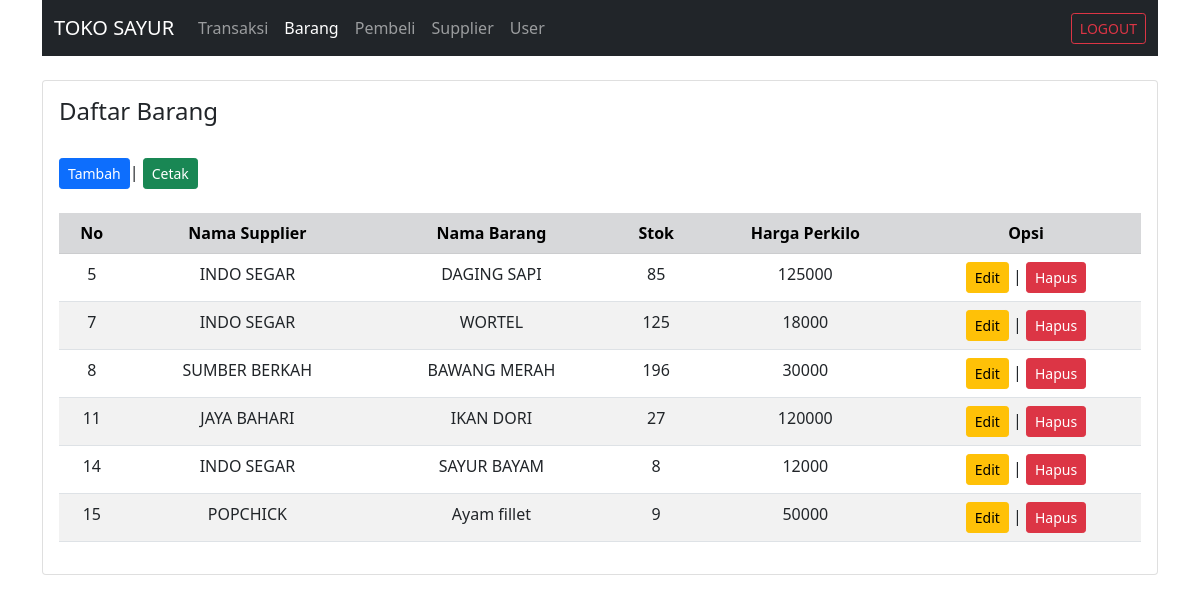
The app's page /barang/index.php (signed in) with its own data.
### tables this page shows
CREATE TABLE `barang` (
  `id_barang` int(11) NOT NULL,
  `id_supplier` int(11) NOT NULL,
  `nama_barang` varchar(255) NOT NULL,
  `stok` int(11) NOT NULL,
  `harga_perkilo` int(11) NOT NULL
);

CREATE TABLE `supplier` (
  `id_supplier` int(11) NOT NULL,
  `nama_supplier` varchar(255) NOT NULL,
  `alamat` varchar(255) NOT NULL,
  `no_hp` varchar(13) NOT NULL
);

### barang/index.php (the view, shortened to what this page needs)
<?php
include "../koneksi/koneksi.php";
$sql = "select b.*, s.nama_supplier
        from barang as b
        inner join supplier as s on b.id_supplier = s.id_supplier";
$query = mysqli_query($koneksi, $sql);
?>
<!DOCTYPE html>
<html lang="en">
<head>
    <link rel="stylesheet" href="../bootstrap/bootstrap.min.css">
</head>
<body>
    <div class="container">
        <nav class="navbar navbar-expand-lg navbar-dark bg-dark">
            <div class="container-fluid">
                <a href="#" class="navbar-brand">TOKO SAYUR</a>
                <div class="collapse navbar-collapse">
                    <ul class="navbar-nav me-auto mb-2 mb-lg-0">
                        <li class="nav-item">
                            <a href="../index.php" class="nav-link ">Transaksi</a>
                        </li>
                        <li class="nav-item">
                            <a href="../barang/index.php" class="nav-link active">Barang</a>
                        </li>
                        <li class="nav-item">
                            <a href="../pembeli/index.php" class="nav-link ">Pembeli</a>
                        </li>
                        <li class="nav-item">
                            <a href="../supplier/index.php" class="nav-link ">Supplier</a>
                        </li>
                        <li class="nav-item">
                            <a href="../user/index.php" class="nav-link ">User</a>
                        </li>
                    </ul>
                </div>
                <div class="d-flex">
                        <a href="../login/logout.php" class="btn btn-outline-danger btn-sm">LOGOUT</a>
                    </div>
            </div>
        </nav><br>
        <div class="card">
            <div class="card-body">
            <table class="table table-striped table-hover text-center">
                <h4>Daftar Barang</h4><br>
                <button type="button" data-bs-toggle="modal" data-bs-target="#tambah" class="btn btn-primary btn-sm">Tambah</button> |
                <a href="../cetak/cetak_barang.php" target="_blank" class="btn btn-success btn-sm">Cetak</a><br>
                <br>
                <tr class="table-secondary">
                    <th>No</th>
                    <th>Nama Supplier</th>
                    <th>Nama Barang</th>
                    <th>Stok</th>
                    <th>Harga Perkilo</th>
                    <th>Opsi</th>
                </tr>
                <?php while ($barang = mysqli_fetch_assoc($query)){?>
                    <tr>
                        <td><?=$barang['id_barang']?></td>
                        <td><?=$barang['nama_supplier']?></td>
                        <td><?=$barang['nama_barang']?></td>
                        <td><?=$barang['stok']?></td>
                        <td><?=$barang['harga_perkilo']?></td>
                        <td>
                            <button type="button" class="btn btn-warning btn-sm" data-bs-toggle="modal" data-bs-target="#edit<?=$barang['id_barang']?>">Edit</button> |
                            <a href="../barang/hapus.php?id_barang=<?=$barang['id_barang']?>" onclick="return confirm('Apakah anda yakin akan hapus data ini?')" class="btn btn-danger btn-sm">Hapus</a>
                        </td>
                    </tr>
               <?php } ?>
            </table>
            </div>
        </div>
    </div>
</body>
</html>

### records on screen
barang: id_barang "5", id_supplier.nama_supplier "INDO SEGAR", nama_barang "DAGING SAPI", stok "85", harga_perkilo "125000"
barang: id_barang "7", id_supplier.nama_supplier "INDO SEGAR", nama_barang "WORTEL", stok "125", harga_perkilo "18000"
barang: id_barang "8", id_supplier.nama_supplier "SUMBER BERKAH", nama_barang "BAWANG MERAH", stok "196", harga_perkilo "30000"
barang: id_barang "11", id_supplier.nama_supplier "JAYA BAHARI", nama_barang "IKAN DORI", stok "27", harga_perkilo "120000"
barang: id_barang "14", id_supplier.nama_supplier "INDO SEGAR", nama_barang "SAYUR BAYAM", stok "8", harga_perkilo "12000"
barang: id_barang "15", id_supplier.nama_supplier "POPCHICK", nama_barang "Ayam fillet", stok "9", harga_perkilo "50000"
